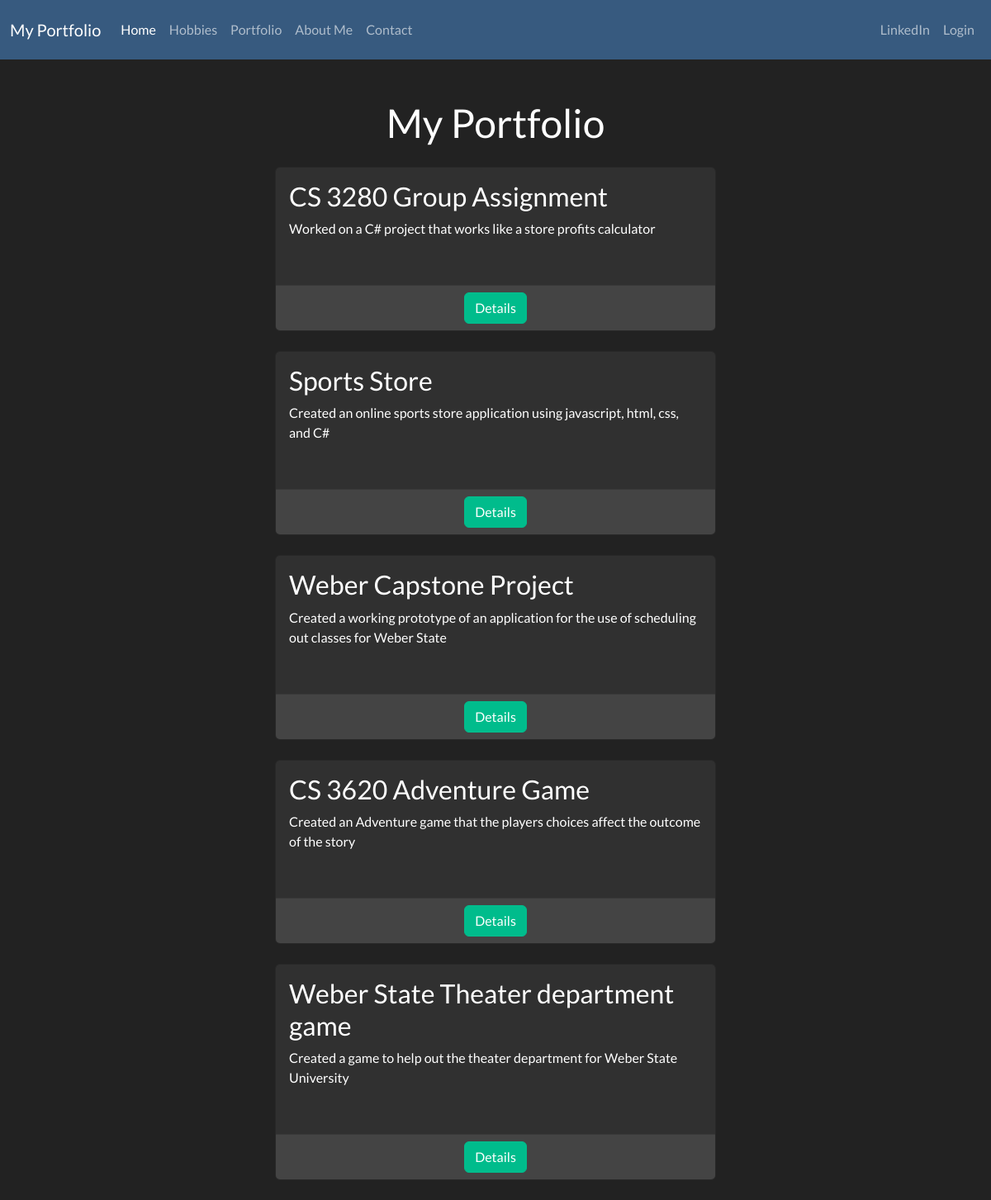
/portfolio/, run on an earlier commit of the app's database.
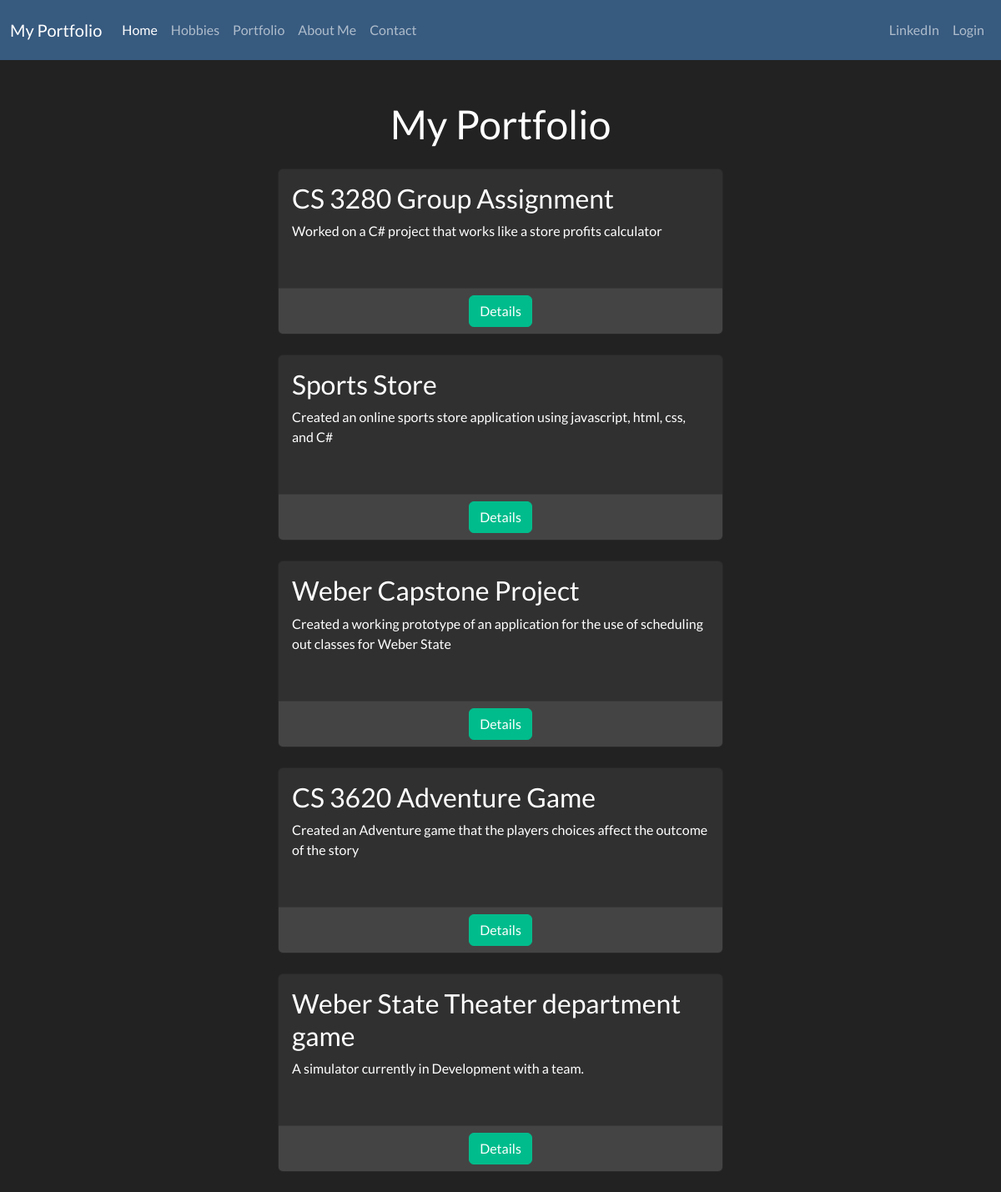
And on a later commit of the database.
### PortfolioDatabase/models.py (models this page shows, shortened)
class Portfolio(models.Model):
    name = models.CharField(max_length=100)
    description = models.TextField()
    image = models.ImageField(upload_to='portfolio_images/', null=True, blank=True)
    github_url = models.URLField(blank=True)

### PortfolioDatabase/views.py (the view)
# urls.py: path('portfolio/', portfolio, name='portfolio'),
def portfolio(request):
    portfolio_list = Portfolio.objects.all()
    form = PortfolioForm()
    if request.method == 'POST':
        form = PortfolioForm(request.POST, request.FILES)
        if form.is_valid():
            form.save()
            return redirect('portfolio')
    return render(request, 'PortfolioDatabase/portfolio.html', {"portfolio_list": portfolio_list, 'form': form})

### PortfolioDatabase/templates/PortfolioDatabase/portfolio.html (shortened to what this page needs)
{% extends 'PortfolioDatabase/base.html' %}
{% block content %}
    <div class="container">
        <h1 class="text-center mt-5 mb-4">My Portfolio</h1>
        {% for project in portfolio_list %}
            <div class="row justify-content-center">
                <div class="col-md-6">
                    <div class="card mb-4">
                        <div class="card-body">
                            <h3>{{ project.name }}</h3>
                            <p>{{ project.description }}</p><br>
                        </div>
                        <div class="card-footer text-center">
                            <a href="{% url 'portfolio_detail' project.id %}" class="btn btn-success">Details</a>
                        </div>
                    </div>
                </div>
            </div>
        {% endfor %}
    </div>
{% endblock %}

### PortfolioDatabase/templates/PortfolioDatabase/base.html (shortened to what this page needs)
{% load static %}
<!DOCTYPE html>
<html lang="en">
  <head>
    <link
      rel="stylesheet"
      href="https://cdn.jsdelivr.net/npm/bootstrap@5.3.2/dist/css/bootstrap.min.css"
    />
    <link rel="stylesheet" href="{% static 'PortfolioDatabase/bootstrap.min.css' %}"/>
  </head>
  <body>
    <nav class="navbar navbar-expand-lg bg-primary" data-bs-theme="dark">
      <div class="container-fluid">
        <a class="navbar-brand" href="{% url 'home' %}">My Portfolio</a>
        <div class="collapse navbar-collapse" id="navbarColor01">
          <ul class="navbar-nav me-auto">
            <li class="nav-item">
              <a class="nav-link active" href="{% url 'home' %}"
                >Home
              </a>
            </li>
            <li class="nav-item">
              <a class="nav-link" href="{% url 'hobbies' %}">Hobbies</a>
            </li>
            <li class="nav-item">
              <a class="nav-link" href="{% url 'portfolio' %}">Portfolio</a>
            </li>
            <li class="nav-item">
              <a class="nav-link" href="{% url 'about' %}">About Me</a>
            </li>
            <li class="nav-item">
              <a class="nav-link" href="{% url 'contact' %}">Contact</a>
            </li>
          </ul>
          <ul class="navbar-nav">
              <li class="nav-item">
                <a class="nav-link" href="https://www.linkedin.com/in/shanen-oleson-ba11b0189/" target="_blank">LinkedIn</a>
              </li>
          </ul>
        </div>
          <div>
            <ul class="navbar-nav me-auto">
                {% if user.is_authenticated %}
                    <li>
                        <a href="{% url 'profile' %}" class="nav-link nav-item">Profile</a>
                    </li>
                    <li>
                        <a href="{% url 'create_portfolio' %}" class="nav-link nav-item">Add Portfolio Item </a>
                    </li>
                    <li>
                        <a href="{% url 'logout' %}" class="nav-item nav-link">Logout</a>
                    </li>
              {% else %}
                    <li>
                        <a href="{% url 'login' %}" class="nav-item nav-link">Login</a>
                    </li>
              {% endif %}
            </ul>
          </div>
      </div>
    </nav>
    <div class="container">{% block content %} {% endblock %}</div>
  </body>
</html>

What changed in the data, as far as the page shows it:
changed Portfolio "Weber State Theater department game": description "Created a game to help out the theater department for Weber State University" → "A simulator currently in Development with a team."
